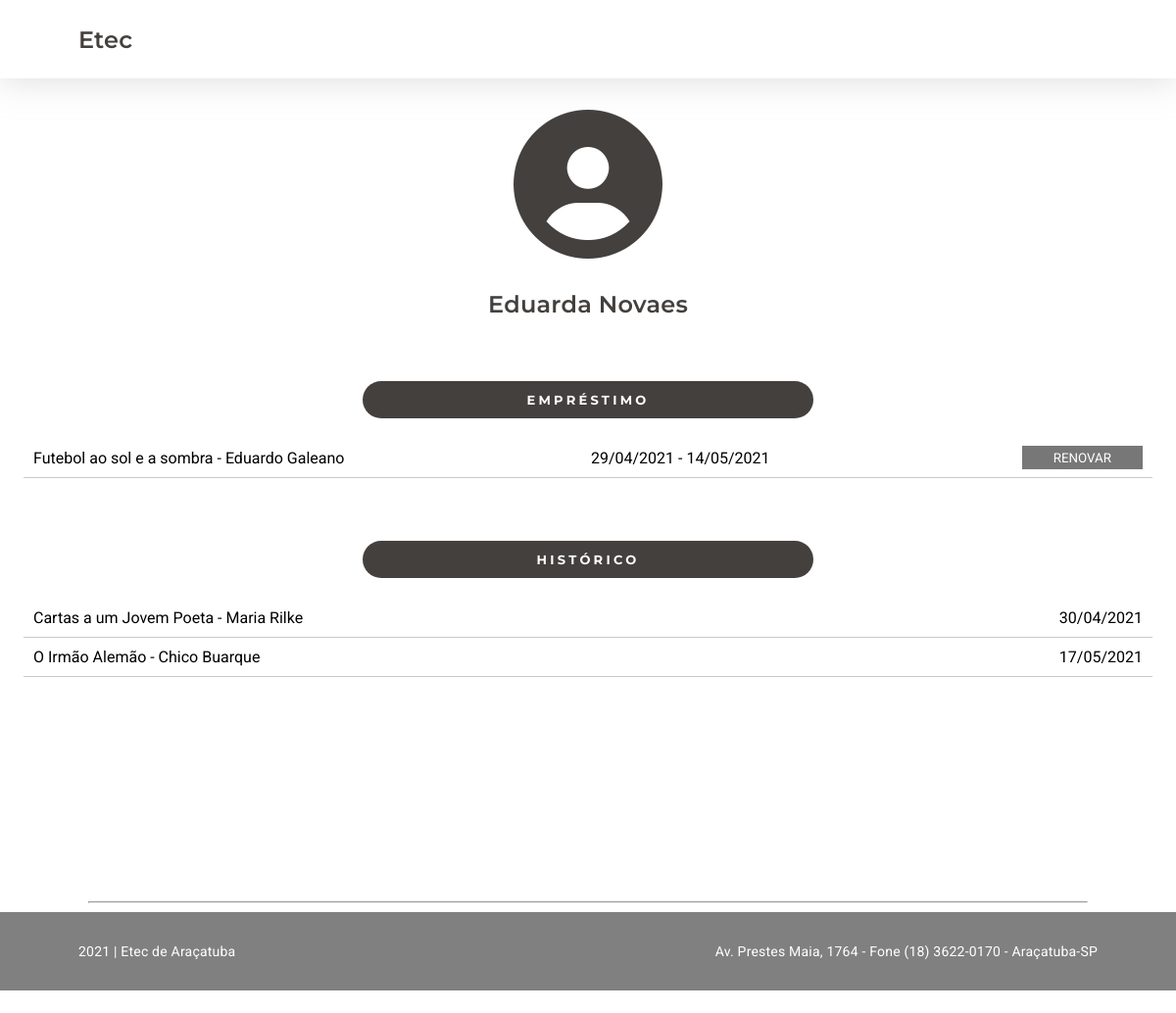
Page /profile.php (signed in) on the committed database.
### tables this page shows
CREATE TABLE IF NOT EXISTS `usuario` (
  `ID_user` int(11) NOT NULL AUTO_INCREMENT,
  `nome_user` text NOT NULL,
  `nascimento_user` date NOT NULL,
  `email_user` varchar(200) NOT NULL,
  `senha_user` varchar(255) NOT NULL,
  `nivel_user` int(2) NOT NULL,
  `data_user` datetime NOT NULL,
  PRIMARY KEY (`ID_user`)
);

CREATE TABLE IF NOT EXISTS `emprestimos` (
  `ID_emp` int(11) NOT NULL AUTO_INCREMENT,
  `ID_user` int(11) NOT NULL,
  `ID_liv` int(11) NOT NULL,
  `tombo_emp` date NOT NULL,
  `devolucao_emp` date NOT NULL,
  `renovacao_emp` date DEFAULT NULL,
  `data_emp` datetime NOT NULL,
  PRIMARY KEY (`ID_emp`),
  KEY `ID_user` (`ID_user`),
  KEY `ID_liv` (`ID_liv`)
);

CREATE TABLE IF NOT EXISTS `livros` (
  `ID_liv` int(11) NOT NULL AUTO_INCREMENT,
  `nome_liv` text NOT NULL,
  `autor_liv` text NOT NULL,
  `quantidade_liv` varchar(100) NOT NULL,
  `topicos_liv` text NOT NULL,
  `data_liv` datetime NOT NULL,
  PRIMARY KEY (`ID_liv`)
);

CREATE TABLE IF NOT EXISTS `historico` (
  `ID_his` int(11) NOT NULL AUTO_INCREMENT,
  `ID_user` int(11) NOT NULL,
  `ID_liv` int(11) NOT NULL,
  `retorno_his` date NOT NULL,
  `data_his` datetime NOT NULL,
  PRIMARY KEY (`ID_his`),
  KEY `ID_user` (`ID_user`),
  KEY `ID_liv` (`ID_liv`)
);

### profile.php (the view, shortened to what this page needs)
<?php
  include("conexao.php");
  $email = $_SESSION['email_user'];
  $select = "select nome_user from usuario where email_user = '$email'";
  $query = mysqli_query($conexao, $select);
  $name = mysqli_fetch_assoc($query);
  $consulta = "select u.nome_user, l.nome_liv, l.autor_liv, e.ID_emp, e.tombo_emp, e.devolucao_emp, e.renovacao_emp from emprestimos as e ";
  $consulta .= "join livros as l on e.ID_liv = l.ID_liv join usuario as u on e.ID_user = u.ID_user ";
  $consulta .= "where u.email_user = '$email'";
  $result = mysqli_query($conexao, $consulta);
  $search = "select u.email_user, l.nome_liv, l.autor_liv, h.retorno_his from historico as h ";
  $search .= "join livros as l on h.ID_liv = l.ID_liv join usuario as u on h.ID_user = u.ID_user ";
  $search .= "where u.email_user = '$email'";
  $query_two = mysqli_query($conexao, $search);
?>
<!DOCTYPE html>
<html lang="pt-br">
  <head>
    <link rel="stylesheet" href="./css/all.css" />
  </head>
  <body>
    <header>
      <h2>Etec</h2>
    </header>
    <main class="content">
      <section class="section-profile">
        <i class="fas fa-user-circle"></i>
        <h2><?php echo $name['nome_user']; ?></h2>
      </section>
      <div class="table-mobile">
        <table class="table-profile">
          <thead>
            <div class="link-profile">EMPRÉSTIMO</div>
          </thead>
          <tbody>
            <?php
              if(($result) and ($result->num_rows != 0)){
                while($dado = $result->fetch_array()){
            ?>
                <tr>
                  <td class="td-profile">
                    <?php echo $dado["nome_liv"]; ?> -
                    <?php echo $dado["autor_liv"]; ?>
                  </td>
                  <td class="td-profile date">
                    <?php echo date('d/m/Y', strtotime($dado["tombo_emp"])); ?> -
                    <?php
                      if($dado["renovacao_emp"] == 0){
                        echo date('d/m/Y', strtotime($dado["devolucao_emp"]));
                      }elseif($dado["renovacao_emp"] != 0){
                        echo date('d/m/Y', strtotime($dado["renovacao_emp"]));
                      }
                    ?>
                  </td>
                  <td class="td-profile" class="btn">
                    <form <?php echo "action='renew.php?id=" . $dado['ID_emp'] . "'" ?> method="post">
                      <button type="submit" class="renew">RENOVAR</button>
                    </form>
                  </td>
                </tr>
                <?php }
              }else{
                echo '<tr>
                <td class="td-profile">Nenhum empréstimo pendente</td>
                <td class="td-profile">00/00/00 - 00/00/00</td>
              </tr>';
              }
            ?>
          </tbody>
        </table>
      </div>
      <div class="table-mobile">
        <table class="table-profile">
          <thead>
            <div class="link-profile">HISTÓRICO</div>
          </thead>
          <tbody>
            <?php
              if(($query_two) and ($query_two->num_rows != 0)){
                while($row = mysqli_fetch_assoc($query_two)) {
            ?>
              <tr>
                <td class='td-profile'>
                  <?php
                    echo $row['nome_liv'];
                    echo " - ";
                    echo $row['autor_liv'];
                  ?>
                </td>
                <td class='td-profile'>
                  <?php
                    echo date('d/m/Y', strtotime($row['retorno_his'])); }
                  ?>
                </td>
              </tr>
            <?php
            }else{
              echo '<tr>
              <td class="td-profile">Nenhum livro no histórico</td>
              <td class="td-profile">00/00/00</td>
              </tr>';
            } ?>
          </tbody>
        </table>
      </div>
    </main>
    <hr/>
    <footer class="footer">
      <p>2021 | Etec de Araçatuba</p>
      <p id="address">
        Av. Prestes Maia, 1764 - Fone (18) 3622-0170 - Araçatuba-SP
      </p>
    </footer>
  </body>
</html>

### css/all.css (style rules this page uses)
* { padding: 0; margin: 0; box-sizing: border-box; }
html, body { height: 100%; margin: 0; }
:root { --brown: #43403e; --text-gray: #777777; --dark-gray: #808080; --soft-gray: #c9c9c9; }
h2 { font-family: 'Montserrat', sans-serif; font-weight: 600; font-size: 24px; line-height: 29px; letter-spacing: 0.01em; color: var(--brown); }
p { font-family: 'Roboto', sans-serif; font-weight: normal; font-size: 14px; line-height: 16px; letter-spacing: 0.015em; }
header { height: 10vh; display: flex; align-items: center; justify-content: left; padding-left: 80px; background-color: white; box-shadow: 0px 6px 30px rgba(201, 201, 201, 0.5) }
.content { min-height: 100%; width: min(96vw, 1200px); margin: 0 auto; }
input, button, table, label { font-family: 'Roboto', sans-serif; }
.table-collection, .table-reserves, .table-profile, .table-ebooks { width: 100%; margin-top: 20px; border-collapse: collapse; }
.td-collection, .td-reserves, .td-profile, .td-ebooks, .no-book { padding: 0 10px; height: 40px; border-bottom: 1px solid var(--soft-gray); }
.td-collection:last-child, .td-reserves:last-child, .td-profile:last-child, .td-ebooks:last-child { text-align: right; }
.section-profile { display: flex; flex-direction: column; align-items: center; }
.fas.fa-user-circle { font-size: 9.5rem; margin: 2rem; color: var(--brown); }
.table-mobile { display: flex; flex-direction: column; align-items: center; }
.link-profile { text-decoration: none; background-color: var(--brown); color: white; border-radius: 40px; font-family: 'Montserrat', sans-serif; font-weight: bold; font-size: 13px; line-height: 16px; letter-spacing: 0.25em; width: 40%; padding: .7rem 0; margin-top: 4rem; display: flex; align-items: center; justify-content: center; }
.renew { padding: .3rem 2rem; border: none; color: white; background-color: var(--text-gray); float: right; }
hr { width: 85%; margin: 7rem auto; margin-top: 40px; color: black; }
.footer { margin-top: -10vh; padding: 0 5rem; height: 10vh; width: 100%; display: flex; align-items: center; justify-content: space-between; background-color: var(--dark-gray); color: white; }

### rows in the picture
usuario: nome_user "Eduarda Novaes"
emprestimos: ID_liv.nome_liv "Futebol ao sol e a sombra", ID_liv.autor_liv "Eduardo Galeano", tombo_emp "29/04/2021", renovacao_emp "14/05/2021"
historico: ID_liv.nome_liv "Cartas a um Jovem Poeta", ID_liv.autor_liv "Maria Rilke", retorno_his "30/04/2021"
historico: ID_liv.nome_liv "O Irmão Alemão", ID_liv.autor_liv "Chico Buarque", retorno_his "17/05/2021"
